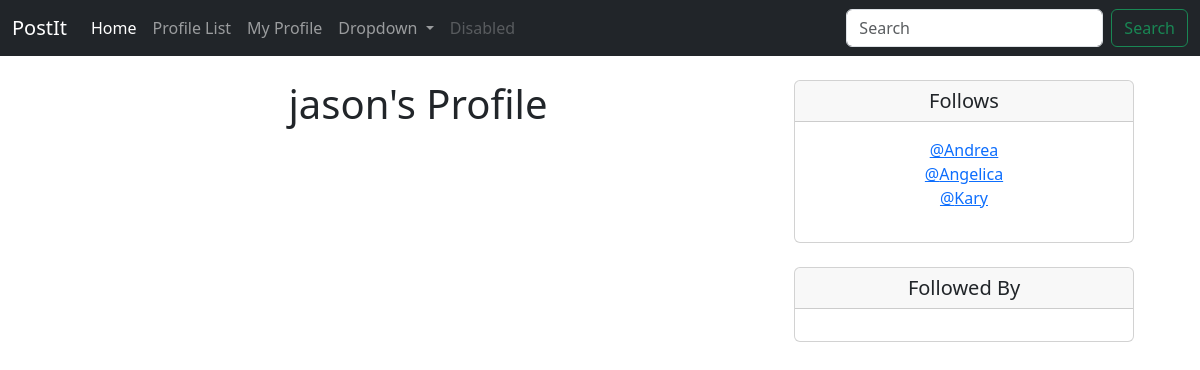
The page /profile/1 (signed in) on the database its author committed.
### postit/models.py (models this page shows)
class Profile(models.Model):
    user = models.OneToOneField(User, on_delete=models.CASCADE)
    follows = models.ManyToManyField(
        'self',
        related_name='followed_by',
        symmetrical=False,
        blank=True
    )
    date_modified = models.DateTimeField(User, auto_now=True)
    def __str__(self):
        return self.user.username

### postit/views.py (the view)
# urls.py: path('profile/<int:pk>', views.profile, name='profile'),
def profile(request, pk):
    if request.user.is_authenticated:
        profile = Profile.objects.get(user_id=pk)
        return render(request, 'profile.html', {'profile': profile})
    else:
        messages.success(request, 'You must be logged in to view this page!')
        return redirect('home')

### postit/templates/profile.html (shortened to what this page needs)
{% extends 'base.html' %}
{% block content %}
{% if profile %}
    <div class="container text-center">
        <div class="row">
            <div class="col-8">
                <h1>{{ profile.user.username }}'s Profile</h1><br/>
            </div>
            <div class="col-4">
                <div class="card">
                  <h5 class="card-header">Follows</h5>
                  <div class="card-body">
                    <p class="card-text">
                        {% for following in profile.follows.all %}
                <a href="{% url 'profile' following.user.id %}">@{{ following }}<a/><br/>
            {% endfor %}
                    </p>
                  </div>
                </div>
                <br/>
            <div class="card">
                  <h5 class="card-header">Followed By</h5>
                  <div class="card-body">
                  </div>
                </div>
            </div>
        </div>
    </div>
{% endif %}
{% endblock %}

### rows shown on the page
Profile: user.username "jason"
Profile: user.username "Andrea"
Profile: user.username "Angelica"
Profile: user.username "Kary"
